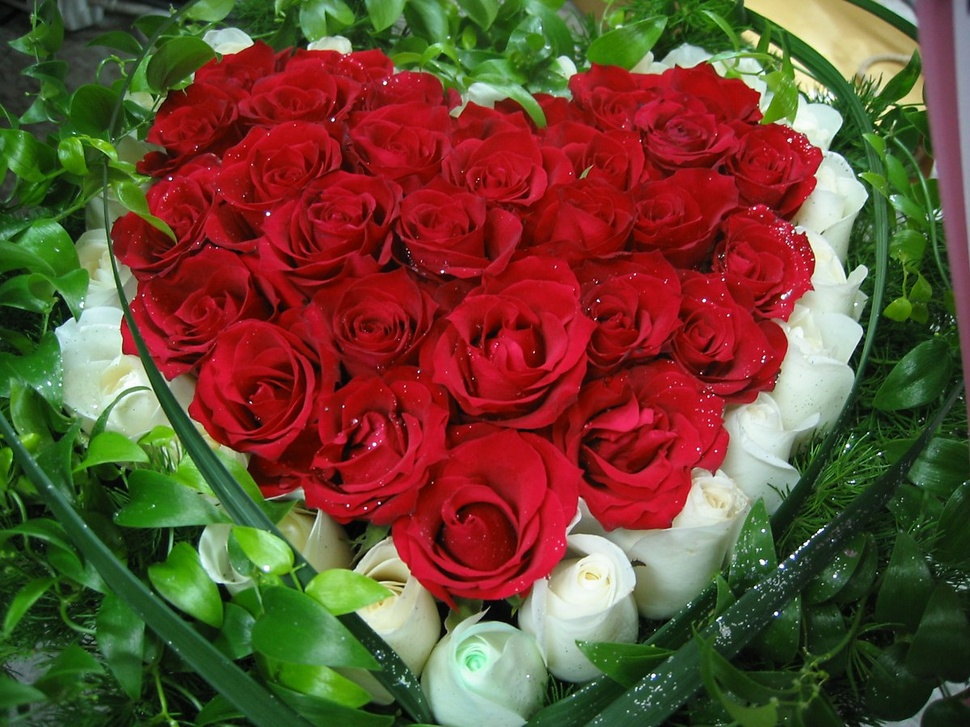
#> input picture 5월/4주차/220524/과제/data/image01.jpg, 970 x 727 px, shrunk from 1200 x 900 before the run; its folder holds only this picture in this run
$ python '과제 1번.py'
#> lines starting #> are read from the running program, lines starting #| are printed output that depends on the picture
import random
import numpy as np
import os
import cv2
import glob
from PIL import Image
import PIL.ImageOps
# PIL -> pip install Pillow
# cv2 -> pip install opencv-python

# 새로만들 이미지 갯수를 정합니다.
num_augmented_images = 50

# 원본 사진 폴더 경로
file_path = "./data"

# 위의 폴더 내부에 있는 이미지 이름의 배열이 저장 되는 형태
file_name = os.listdir(file_path)
print(file_name)

# file_name 길이를 가져오겠습니다.
total_origin_image_num = len(file_name)
print("total image number >> ", total_origin_image_num)
# total image number >>  3

augment_cnt = 1

for i in range(1, num_augmented_images):
    # image = [image01 , image02 , image03]
    change_picture_index = random.randint(0, total_origin_image_num-1)
    # print(change_picture_index)
    file_names = file_name[change_picture_index]
    # print(file_names)

    os.makedirs("./custom_data", exist_ok=True)
    origin_image_path = "./data/" + file_names
    # print(origin_image_path)

    image = Image.open(origin_image_path)
#> image is the input picture: PIL image 970x727 RGB; mean R, G, B 105.8, 72.8, 49.9

    # 랜덤 값이 1~4 사이으 값이 나오도록 1 2 3
    random_augment = random.randrange(4, 7)
    print(random_augment)

    if (random_augment == 1):
        # 이미지 좌우 반전
        inverted_image = image.transpose(Image.FLIP_LEFT_RIGHT)
        inverted_image.save("./custom_data/" + "inverted_" +
                            str(augment_cnt) + ".png")
        pass
    elif (random_augment == 2):
        rotated_image = image.rotate(random.randrange(-20, 20))
        rotated_image.save("./custom_data/" + "rotated_" +
                           str(augment_cnt) + ".png")
        # 이미지 기울기
    elif (random_augment == 3):
        resize_image = image.resize(size=(224, 224))
        resize_image.save("./custom_data/" + "resize_" +
                          str(augment_cnt) + ".png")
        # 이미지 리사이즈
    # 3가지 추가 해주시면 됩니다.
    # 상하, 컬러지터, 그레이, 센터 크롭, 크롭, 랜덤 크롭
    elif (random_augment == 4): # 상하
        inverted_top_bottom_image = image.transpose(Image.FLIP_TOP_BOTTOM)
        inverted_top_bottom_image.save("./custom_data/" + "inverted_top_bottom_" +
                            str(augment_cnt) + ".png")
    elif (random_augment == 5): # 색상 변환
        np_image = np.array(image)
        cvt_color_image = cv2.cvtColor(np_image, (cv2.COLOR_BGR2GRAY, cv2.COLOR_BGR2HSV, cv2.COLOR_BGR2RGB, cv2.COLOR_BGR2LAB)[random.randint(0, 3)])
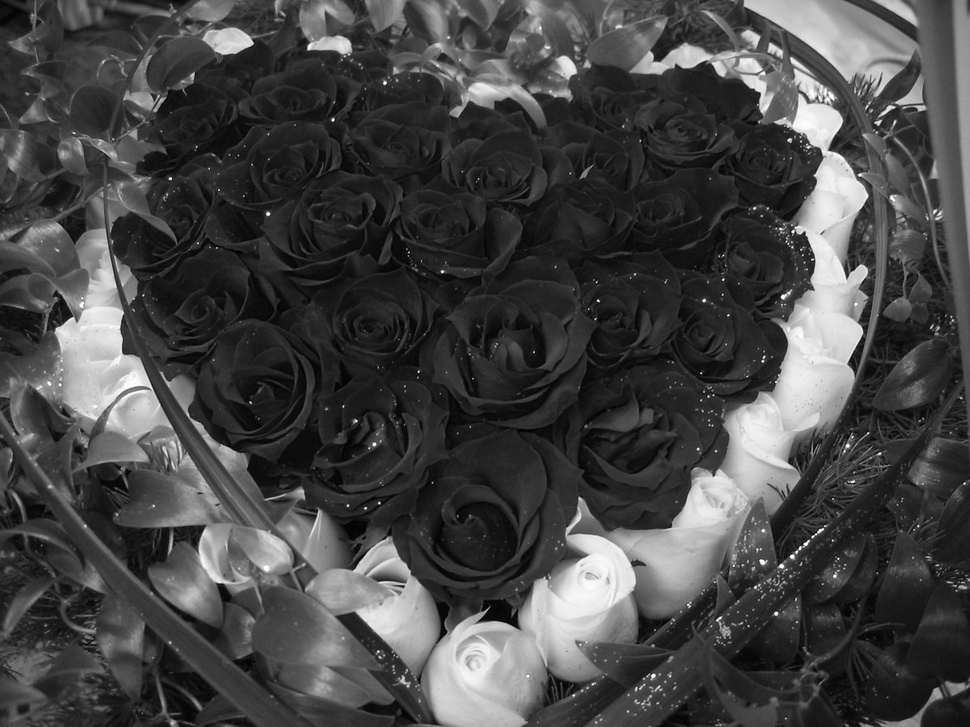
#> cvt_color_image: shape (727, 970); min 0, max 255, mean 69.7
        pil_image = Image.fromarray(cvt_color_image)
        pil_image.save("./custom_data/" + "cvt_color_" +
                          str(augment_cnt) + ".png")
    elif (random_augment == 6): # 크롭
        x = random.randint(0, image.size[0] // 3)
        y = random.randint(0, image.size[1] // 3)
        width = random.randint(x + image.size[0] // 3, image.size[0] - 1)
        height = random.randint(y + image.size[1] // 3, image.size[1] - 1)
        crop_image = image.crop((x, y, width, height))
        crop_image.save("./custom_data/" + "crop_image_" +
                          str(augment_cnt) + ".png")

    # 제출 : 코드만 주시면 됩니다.
    augment_cnt += 1
